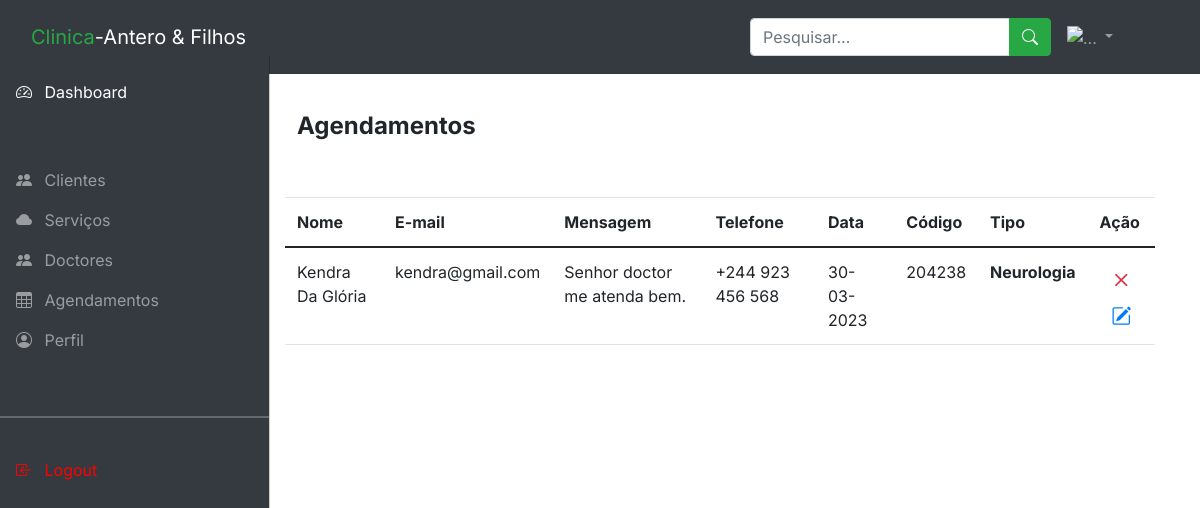
The app's page /admin/agendamento.php (signed in) with its own data.
### tables this page shows
CREATE TABLE `consulta` (
  `idConsulta` int(11) NOT NULL,
  `servico_idServico` int(11) NOT NULL,
  `data` date NOT NULL,
  `nome` varchar(70) DEFAULT NULL,
  `telefone` varchar(70) DEFAULT NULL,
  `email` varchar(100) DEFAULT NULL,
  `mensagem` text,
  `codigo` varchar(70) NOT NULL,
  `estado` tinyint(4) NOT NULL
);

CREATE TABLE `servico` (
  `idServico` int(11) NOT NULL,
  `servico` varchar(70) DEFAULT NULL,
  `img` varchar(70) DEFAULT NULL,
  `descricao` text,
  `status` tinyint(4) DEFAULT NULL
);

### admin/agendamento.php (the view, shortened to what this page needs)
<?php
  require_once "php/conn.php";
?>
<?php require_once "php/head.php"; ?>
    <main class="mt-5 pt-3">
      <div class="container-fluid">
        <div class="row container">
          <div class="row">
            <div class="col-md-12 mt-5">
              <h4><b> Agendamentos</b></h4>
            </div>
          </div>
          <table class="table mt-5">
            <thead>
              <tr>
                <th scope="col">Nome</th>
                <th scope="col">E-mail</th>
                <th scope="col">Mensagem</th>
                <th scope="col">Telefone</th>
                <th scope="col">Data</th>
                <th scope="col">Código</th>
                <th scope="col">Tipo</th>
                <th scope="col">Ação</th>
              </tr>
            </thead>
            <tbody>
            <?php
                $query = $conexao->prepare("SELECT * FROM consulta INNER JOIN servico ON consulta.servico_idServico = servico.idServico WHERE consulta.estado = '1' ORDER BY consulta.idConsulta DESC ");
                $query->execute();
                foreach($query->fetchAll() as $result) {
              ?>
              <tr>
                <td><?php echo $result['nome'] ?></td>
                <td><?php echo $result['email'] ?></td>
                <td><?php echo $result['mensagem'] ?></td>
                <td><?php echo "+244 ".$result['telefone'] ?></td>
                <td><?php echo date("d-m-20y", strtotime($result['data'] )) ?></td>
                <td><?php echo $result['codigo'] ?></td>
                <th><?php echo $result['servico'] ?></th>
                <th class="text-center">
                  <a href="agendamento.php?delete&id=<?php echo $result['idConsulta'] ?>"><i class="bi bi-x text-danger fs-3"></i></a>
                  <a href="editAgend.php?upd=<?php echo $result['idConsulta'] ?>"><i class="bi bi-pencil-square fs-5 text-primary"></i></a>
                </th>
              </tr>
              <?php } ?>
            </tbody>
          </table>
        </div>
      </div>
    </main>
  </body>
</html>

### admin/css/style.css (style rules this page uses)
body, button { font-family: "Inter", sans-serif; }
:root { --offcanvas-width: 270px; --topNavbarHeight: 56px; }
@media (min-width: 992px) { body { overflow: auto !important; } }
@media (min-width: 992px) { main { margin-left: var(--offcanvas-width); } }

### records on screen
consulta: nome "Kendra Da Glória", email "kendra@gmail.com", mensagem "Senhor doctor me atenda bem.", telefone "923 456 568", data "30-03-2023", codigo "204238", servico_idServico.servico "Neurologia"
